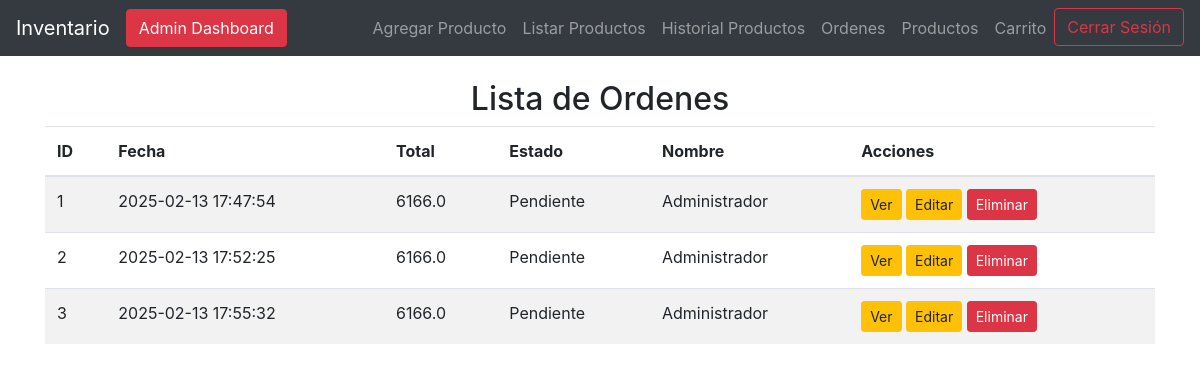
The app's page /ordenes (signed in), older data.
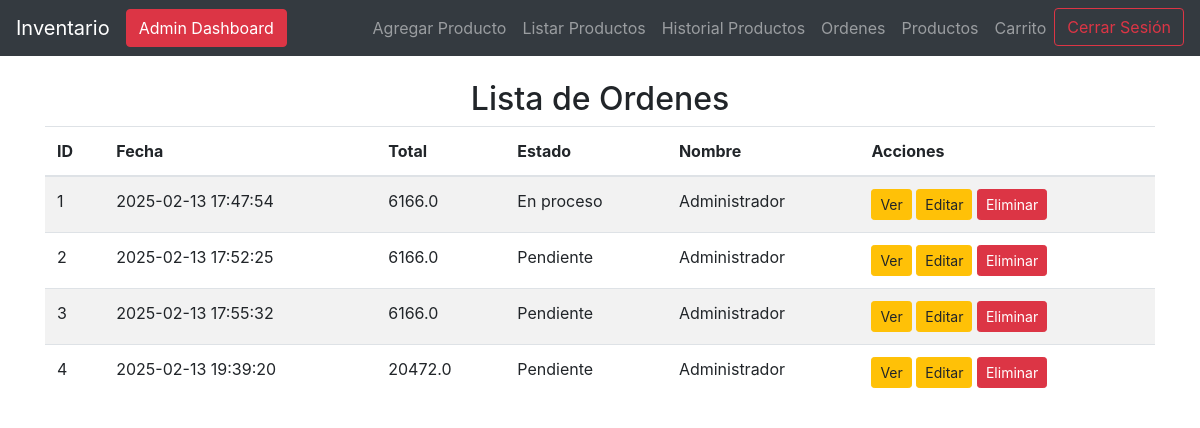
The same page, newer data.
### tables this page shows
CREATE TABLE ordenes (
               orden_id INTEGER PRIMARY KEY AUTOINCREMENT,
               usuario_id INTEGER NOT NULL,
               total REAL NOT NULL,
               fecha TIMESTAMP DEFAULT CURRENT_TIMESTAMP,
               estado TEXT DEFAULT 'pendiente',
               FOREIGN KEY (usuario_id) REFERENCES usuarios(usuario_id)
           );

CREATE TABLE usuarios (
                    usuario_id INTEGER PRIMARY KEY AUTOINCREMENT,
                    nombre TEXT NOT NULL,
                    email TEXT UNIQUE NOT NULL,
                    password TEXT NOT NULL,
                    rol TEXT NOT NULL DEFAULT 'usuario',
                    fecha_creacion TIMESTAMP DEFAULT CURRENT_TIMESTAMP
                );

### app.py (the view)
@app.route('/ordenes')
@login_required
def listar_ordenes():
    conn, cursor = connect_db()
    cursor.execute("""
        SELECT o.orden_id, o.fecha, o.total, o.estado, u.nombre
        FROM ordenes o
        JOIN usuarios u ON o.usuario_id = u.usuario_id
    """)
    ordenes = cursor.fetchall()
    conn.close()
    return render_template('listar_ordenes.html', ordenes=ordenes)

### app.py (called while the page is built)
@login_manager.user_loader
def load_user(user_id):
    conn, cursor = connect_db()
    cursor.execute("SELECT usuario_id, nombre, email, rol FROM usuarios WHERE usuario_id = ?", (user_id,))
    usuario = cursor.fetchone()
    return Usuario(id=usuario[0], nombre=usuario[1], email=usuario[2], rol=usuario[3]) if usuario else None

### database.py (called while the page is built)
def connect_db():
    conn = sqlite3.connect(DB_NAME)
    cursor = conn.cursor()
    return conn, cursor

### templates/listar_ordenes.html
{% extends 'base.html' %}
{% block content %}
    <h2 class="text-center">Lista de Ordenes</h2>
    {% if ordenes %}
        <table class="table table-striped">
            <thead>
                <tr>
                    <th>ID</th>
                    <th>Fecha</th>
                    <th>Total</th>
                    <th>Estado</th>
                    <th>Nombre</th>
                    <th>Acciones</th>
                </tr>
            </thead>
            <tbody>
                {% for orden in ordenes %}
                    <tr>
                        <td>{{ orden[0] }}</td>
                        <td>{{ orden[1] }}</td>
                        <td>{{ orden[2] }}</td>
                        <td>{{ orden[3] }}</td>
                        <td>{{ orden[4] }}</td>
                        <td>
                            <a href="/orden/{{ orden[0] }}" class="btn btn-warning btn-sm">Ver</a>
                            <a href="{{ url_for('editar_orden', orden_id=orden[0]) }}" class="btn btn-warning btn-sm">Editar</a>
                            <a class="btn btn-danger btn-sm">Eliminar</a>
                        </td>
                    </tr>
                {% endfor %}
            </tbody>
        </table>
    {% else %}
        <p>No hay ordenes registradas.</p>
    {% endif %}
{% endblock %}

Row changes from the older to the newer data that the page shows:
changed ordenes id 1: estado "Pendiente" → "En proceso"
added ordenes: orden_id "4", fecha "2025-02-13 19:39:20", total "20472.0", estado "Pendiente", nombre "Administrador"
